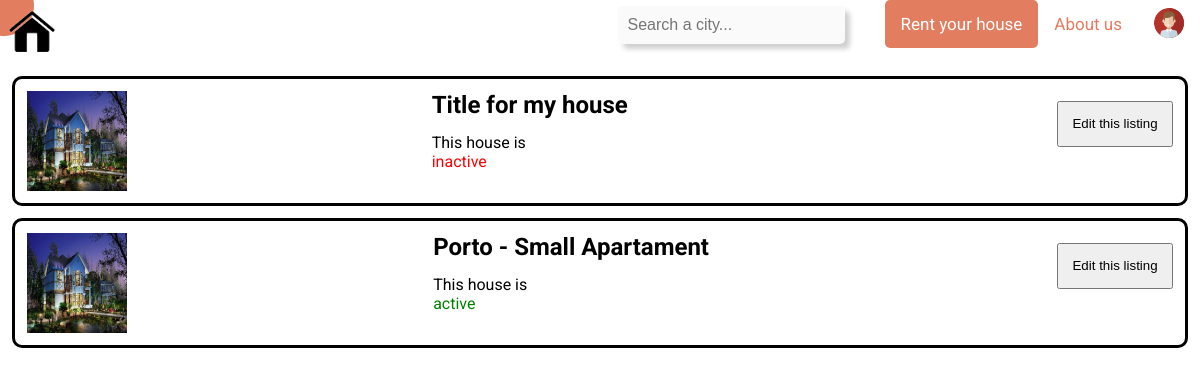
Page /manage_my_houses.php (signed in) on the earlier database version.
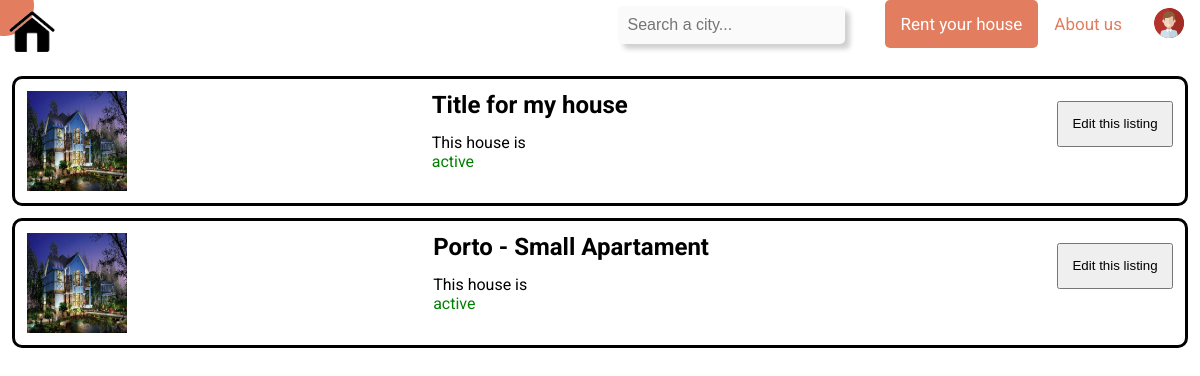
Same page on the later database version.
### tables this page shows
CREATE TABLE House (
    houseID INTEGER PRIMARY KEY AUTOINCREMENT,
    owner TEXT NOT NULL,
    availability_start DATETIME NOT NULL,
    availability_end DATETIME NOT NULL,

    city TEXT NOT NULL,
    region TEXT NOT NULL,
    country TEXT NOT NULL,
    street TEXT NOT NULL,
    door INTEGER NOT NULL,
    floor TEXT NOT NULL,
    postal_code TEXT NOT NULL,

    title VARCHAR(64) NOT NULL,
    daily_price FLOAT NOT NULL,
    n_beds INTEGER NOT NULL,
    animals BOOLEAN NOT NULL DEFAULT FALSE,
    kitchen BOOLEAN NOT NULL,
    internet BOOLEAN NOT NULL,
    air_con BOOLEAN NOT NULL,
    low_mobility BOOLEAN NOT NULL,
    washing_machine BOOLEAN NOT NULL,
    img_count INTEGER NOT NULL,
    house_description TEXT,
    active BOOLEAN NOT NULL DEFAULT TRUE,

    FOREIGN KEY(owner) REFERENCES User(email),
    CHECK(availability_end > availability_start),
    UNIQUE(city, region, country, street, door, floor, postal_code)
);

### database/house_q.php (called while the page is built, shortened)
<?php
include_once('connection.php');
function try_get_houses_by_owner_email($email) {
    global $db;
    $stmt = $db->prepare('SELECT * FROM House WHERE owner = ?');
    $stmt->execute(array($email));
    $houses_data = $stmt->fetchAll();
    if ($houses_data !== false)
        return $houses_data;
    else
        return NULL;
}
?>

### manage_my_houses.php (the view, shortened to what this page needs)
<?php
include_once('templates/header.php');
include_once('templates/navbar.php');
include_once('database/house_q.php');
$houses = try_get_houses_by_owner_email($_SESSION['email']);
if (!empty($houses)) {
    foreach($houses as $house){
        $id = $house['houseID'];
        $active = $house['active'];
        $path = "images/houses/h$id/medium/h$id.jpg";
        ?>
        <section>
            <div class="house_simple">
                <article>
                    <header><?php echo $house['title']?></header>
                    <img src="<?php echo $path?>" width="100" height="100"><br>
                    <div id="active">
                        <p>This house is </p>
                        <?php if($active == 'true') { ?>
                            <div id="true">
                                <p>active</p>
                            </div>
                        <?php }
                        else { ?>
                            <div id="false">
                                <p>inactive</p>
                            </div>
                        <?php } ?>
                    </div>
                    <form action="edit_house.php" method="post" id="view_house_id">
                        <input type="submit" id="house_selection" value="Edit this listing">
                    </form>
                </article>
            </div>
        </section>
    <?php
    }
}
else {
    ?>
    <div class="house_simple">
        <h1 class="house_simple">You have no active houses</h1>
    </div>
<?php
}
?>
<?php include_once('templates/footer.php'); ?>

### templates/header.php (shortened to what this page needs)
<!DOCTYPE html>
<html lang="pt-PT">
	<head>
		<link href="css/style.css" rel="stylesheet">
        <link href="css/popup.css" rel="stylesheet">
	</head>
	<body>

### templates/navbar.php
<div class="topnav">
	<a class="logo" href="index.php"><img src = "images/logo.png"></a>
	<?php include_once('account_popup.php'); ?>
	<a href="https://github.com/Afoxys/LTW">About us</a>
	<a class="active" href="rent_house.php">Rent your house</a>
    <form action="search_results.php" method="GET">
	    <input type="text" placeholder="Search a city..." name="search_city">
    </form>
</div>

### templates/account_popup.php
<?php
    if(isset($_SESSION['email'])){
        include_once('logged_popup.php');
    }
    else{
        include_once('login_popup.php');
    }
?>

### templates/logged_popup.php (shortened to what this page needs)
<button id="account-button"><img src="images/profile.png"></button>

### templates/footer.php
	</body>
</html>

### css/style.css (style rules this page uses)
body { background-color: #ffffff; margin: 0em; font-family: 'Open Sans', sans-serif; }
.topnav { overflow: auto; }
.topnav a { float: right; display: block; color: #e27d60; text-align: center; padding: 14px 16px; text-decoration: none; font-size: 17px; border-radius: 5px; }
.topnav a.logo { float: left; margin: 0em; padding: 0em; top: 0em; }
.topnav a.active { background-color: #e27d60; color: white; }
.topnav input[type=text] { background-color: #fafafa; box-shadow: 5px 5px 5px 0px #00000030; float: right; padding: 10px; border: none; margin-top: 6px; margin-right: 40px; font-size: 1em; border-radius: 5px; }
label, input { display: inline-block; }
input + input { float: right; }
.house_simple { text-decoration: none; }
.house_simple article { border-style: solid; border-width: medium; border-color: black; border-radius: 10px; margin: 1%; padding: 1%; display: grid; grid-template-columns: 400px auto auto; grid-template-rows: 10% 80% 10%; }
.house_simple img { grid-column-start: 1; grid-column-end: 2; grid-row-start: 1; grid-row-end: 4; }
.house_simple header { grid-column-start: 2; grid-column-end: 3; grid-row-start: 1; grid-row-end: 2; margin: 0%; padding-left: 2%; font-weight: bold; }

### css/popup.css (style rules this page uses)
body { font-family: 'Open Sans', sans-serif; }
* { box-sizing: border-box; }
#account-button { float: right; display: block; color: #e27d60; text-align: center; padding: 14px 16px; text-decoration: none; font-size: 17px; font-weight: normal; border-radius: 5px; background-color: transparent; border:none; }

### manage_my_houses.php (style rules this page uses)
.house_simple { text-decoration: none; font-family: 'Roboto', sans-serif; grid-template-columns: 10% 10% 80%; grid-template-rows: 10% 80% 10%; }
.house_simple article { border-width: 2px; }
.house_simple header { font-size: 1.5em; }
#active { grid-column-start: 2; grid-column-end: 3; grid-row-start: 2; grid-row-end: 3; color: black; padding-left: 2%; margin-top: 2em; }
#active p { margin: 0; }
#true { color: green; }
.house_simple #view_house_id { grid-column-start: 12; grid-column-end: 13; grid-row-start: 2; grid-row-end: 3; padding: 0; border-radius: 5px; margin: 0; max-width: 10em; border-width: 1px; text-align: right; }
#house_selection { padding: 1em; }
#false { color: red; }

### templates/logged_popup.php (style rules this page uses)
body { font-family: 'Roboto', sans-serif; }
* { box-sizing: border-box; }
#account-button { padding: 7.75px 16px; font-size: 17px; font-weight: normal; }
#account-button img { pointer-events:none; }

Differences in the rows shown:
changed house "Title for my house": active "inactive" → "active"
